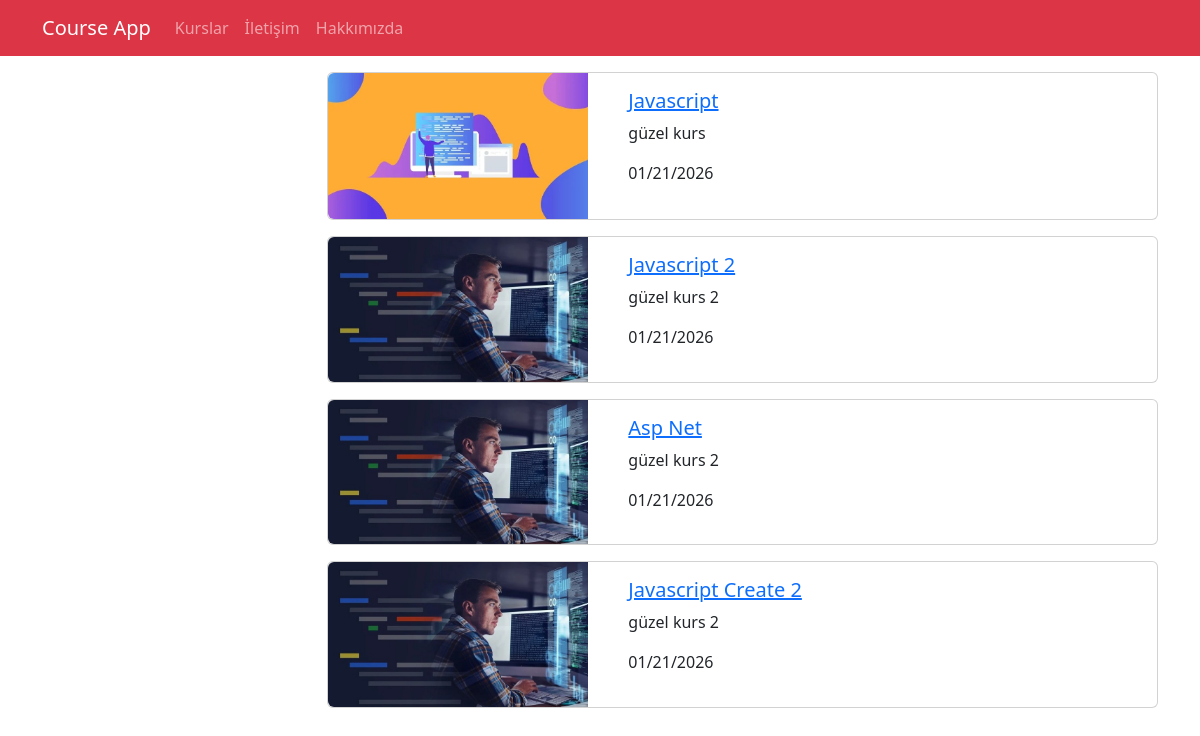
Before: /kurslar/ with the older database file.
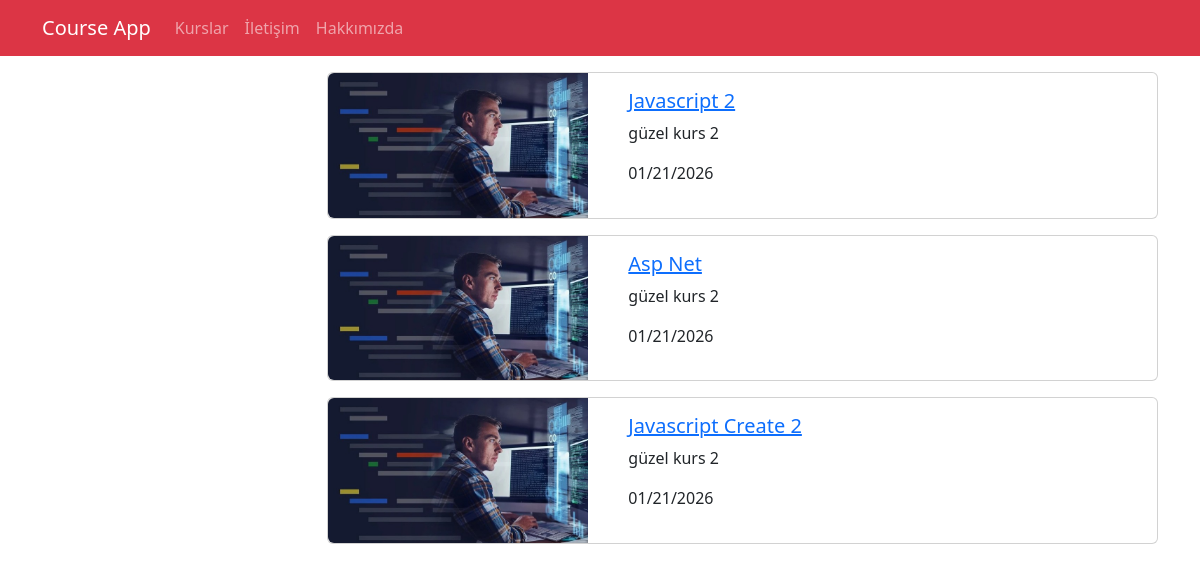
After: the same page with the newer database file.
### courses/models.py (models this page shows, shortened)
class Course(models.Model):
    title = models.CharField(max_length=50,null=True)
    description = models.TextField()
    imageUrl = models.CharField(max_length=50, blank=False)
    date = models.DateField()
    isActive = models.BooleanField()
    slug = models.SlugField(default="", null=False, unique = True, db_index=True)

### courses/views.py (the view)
# urls.py: path('',views.index),
def index(request):
    kurslar = Course.objects.filter(isActive=1)
    kategoriler = Category.objects.all()
    return render(request,'courses/index.html',{
        'categories': kategoriler,
        'courses':kurslar
    })

### courses/templates/courses/index.html (shortened to what this page needs)
{% extends 'layout.html'%}
{% load static %}
{% block css_files %}
    <link rel="stylesheet" href="{% static 'courses/css/style.css' %}">
{% endblock  %}
{% block content %}
     <div class="container mt-3">
            <div class="row">
                <div class="col-3">
                </div>
                <div class="col-9">
                    {% for course in courses  %}
                            {% include "courses/partials/_course.html" %}
                    {% endfor %}
                </div>
            </div>
        </div>
{% endblock %}

### templates/layout.html (shortened to what this page needs)
{% load static %}
<!DOCTYPE html>
<html lang="en">
<head>
    <link rel="stylesheet" href="{% static "css/bootstrap.min.css" %}"/>
    {% block css_files %}{% endblock %}
</head>
<body>
    {% include "partials/_nav.html" %}
    {% block content %}{% endblock content%}
</body>
</html>

### templates/partials/_nav.html
<nav class="navbar navbar-expand-lg bg-danger navbar-dark">
        <div class="container">
            <a href="/" class="navbar-brand">Course App</a>
            <ul class="navbar-nav me-auto">
                <li class="nav-item">
                    <a href="/" class="nav-link">Kurslar</a>
                </li>
                <li class="nav-item">
                    <a href="/contact" class="nav-link">İletişim</a>
                </li>
                <li class="nav-item">
                    <a href="/about" class="nav-link">Hakkımızda</a>
                </li>
            </ul>
        </div>
    </nav>

### courses/templates/courses/partials/_course.html
 {% load static %}
 <div class="card mb-3">
                            <div class="row">
                                    <div class="col-4">
                                        <img src = "{% static "courses/img/"|add:course.imageUrl %}" alt="{{course.title}}" class = "img-fluid rounded-start">
                                    </div>
                                    <div class="col-8">
                                        <div class="card-body">
                                            <h5 class="card-title">
                                                <a href="{% url 'course_details' course.slug %}">
                                                    {{ course.title|title }}
                                                </a>
                                            </h5>
                                            <p class="card-text">{{ course.description|truncatechars:15 }}</p>
                                            <p>{{course.date|date:"SHORT_DATE_FORMAT"}}</p>
                                        </div>
                                    </div>
                            </div>
</div>

Changed rows visible on the page:
no longer on this page (row edited): Course: imageUrl (picture), title "Javascript", description "güzel kurs", date "01/21/2026"
